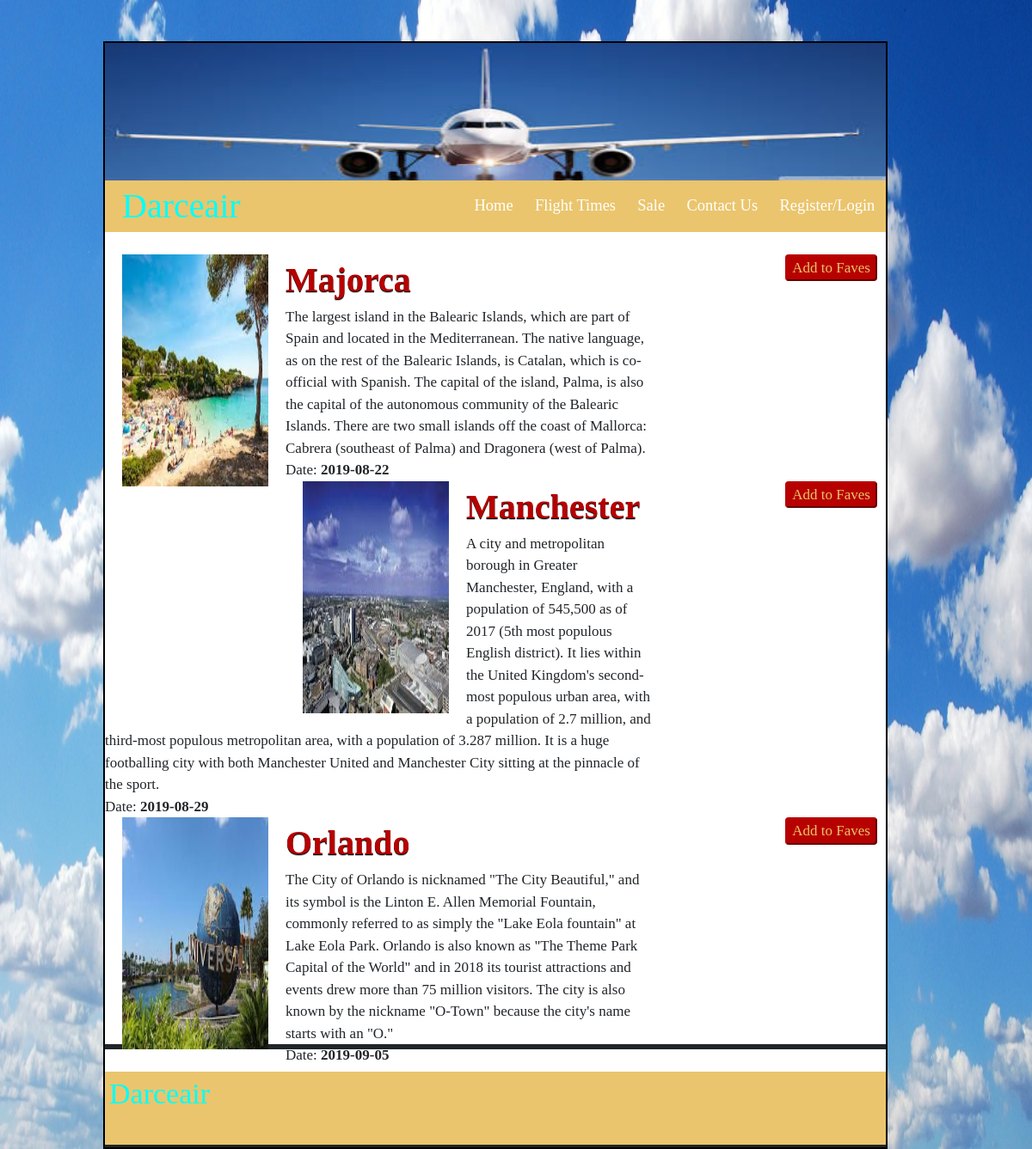
/Web_Dev_Project/darceair/sale.php, run on the app's committed database.
### tables this page shows
CREATE TABLE `sale` (
  `sale_poster` varchar(100) NOT NULL,
  `sale_details` varchar(5000) NOT NULL,
  `sale_length` int(3) NOT NULL,
  `sale_attractions` varchar(5000) NOT NULL,
  `ID` int(2) NOT NULL,
  `sale_title` varchar(50) NOT NULL,
  `sale_date` date NOT NULL
);

### Web_Dev_Project/darceair/sale.php (the view, shortened to what this page needs)
<?php
    include_once 'dbconnect.php';
?>
<html>
<head>
    <link rel="stylesheet" href="./css/stackpath.bootstrapcdn.min.css" >
    <link id="sheet" rel="stylesheet" href="./css/Main.css">
    <link id="sheet" rel="stylesheet" href="./css/sale.css">
</head>
<body>
    <div id="Background">
        <br><br>
        <div id="Main">
            <div id="Top">
                <div class="container">
                    <img src="./images/airplane1.jpg" style="width:100%; height: 160px;">
                </div>
            </div>
            <nav class="navbar sticky-top navbar-expand-xl navbar-default ">
                <div class="navbar-header">
                    <p class="navbar-brand">Darceair</p>
                </div>
                <div class="collapse navbar-collapse" id="navbarNav">
                    <ul class="nav navbar-nav ml-auto">
                        <li id = "first" class="nav-item">
                            <a class="nav-link" href="home.php">&nbsp;Home&nbsp;</a>
                        </li>
                        <li class="nav-item">
                            <?php
        						if(isset($_SESSION["Selected"]) AND isset($_SESSION["DateSelected"]))
        						{
        							echo "<a class='nav-link' href='flight_details.php'>&nbsp;Flight Times&nbsp;</a>";
        						}
        						else
        						{
        							echo "<a class='nav-link' href='flight_times.php'>&nbsp;Flight Times&nbsp;</a>";
        						}
        					?>
                        </li>
                        <li class="nav-item">
                            <a class="nav-link active" href="sale.php">&nbsp;Sale&nbsp;</a>
                        </li>
                        <li class="nav-item">
                            <a class="nav-link" href="contact_us.php">&nbsp;Contact Us&nbsp;</a>
                        </li>
                        <li id = "last" class="nav-item" >
                            <?php
        					if(isset($_SESSION["account"]))
        					{
        						echo "<a class='nav-link' href='login_register.php'>&nbsp;My Account&nbsp;</a>";
        					}
        					else
        					{
        						echo "<a class='nav-link' href='login_register.php'>&nbsp;Register/Login&nbsp;</a>";
        					}
        					?>
                        </li>
                    </ul>
                </div>
            </nav>
            <div id = "middle">
                <?php
                if(isset($_SESSION["account"]))
                {
                    $user = $_SESSION["account"];
                }
                else
                {
                    $user = null;
                }
                $sql = "SELECT * FROM sale";
                $result = mysqli_query($con, $sql);
                if (mysqli_num_rows($result) > 0)
                {
                    while($row = mysqli_fetch_assoc($result))
                    {
                        $id = $row["ID"];
                        echo "<div id = 'flight'><br><div id = 'poster'><img src=".$row['sale_poster']." style= 'width:100%; height: 100%;'></div>";
                        echo "<div id = 'test'>";
                        $sql1 = "SELECT * FROM faves WHERE ID = '$id' AND User = '$user'";
                        $result1 = mysqli_query($con, $sql1);
                            if (mysqli_num_rows($result1) > 0)
                            {
                                echo "<a href= 'faves.php'><input id='button' type='submit' style='cursor: pointer;' value='Go to Faves'></a>";
                            }
                            else
                            {
                                echo "<button id='button' type='button' style='cursor: pointer;' value=".$id." onclick = 'return add(this)'>Add to Faves</button>";
                            }
                        echo "</div>";
                        echo "<div id = 'Title_name'>".$row["sale_title"]."</div>";
                        echo "<div id = 'description'>".$row['sale_details']."</div>";
                        echo "<div id = 'Date'><p>Date: <b>".$row['sale_date']."</b></div>";
                    }
                }
                ?>
            </div>
        </div>
		<br>
		<div id="footer">
			<p align = "left" id = "Darce">Darceair</p>
		</div>
    </div>
</body>
</html>

### Web_Dev_Project/darceair/css/Main.css (style rules this page uses)
#Background { background-image: url("../images/sky.jpg"); background-repeat: no-repeat; background-size: 100% 100%; width: 100%; min-height: 100%; }
#Main { width: 76%; min-height: 76%; margin-left: 10%; margin-right: 10%; background-color: white; font-size: 17px; font-family: Lucida Grande, lucida sans; border: 2px solid black; }
#Top { width: 100%; font-size: larger; background-color: #FFFFFF; }
.navbar-default { background-color:#EAC56D; background-image: none; background-repeat: no-repeat; }
p { margin-bottom: 0; }
.container { width: 100%; height: 160px; color: #EAC56D; padding: 0; margin: 0; max-width: 100%; }
.navbar { padding: 0; }
.navbar-brand { color: #00FFFF; font-size: 40px; font-family: Cookie; text-decoration: none; padding-top:0; padding-bottom:0; margin-left: 20px; }
a:link { text-decoration: none; color: #FFFFFF; }
li { border-right: 1px solid white; }
#first { border-left: 1px solid white; }
#last { border-right: none; }
li a { display: block; color: #FFFFFF; text-align: center; text-decoration: none; font-size: 18.5px; }
.active { color: #00FFFF; }
#Darce { font-family: Cookie; text-decoration: none; color: #00FFFF; background-color: #EAC56D; font-size: 34px; margin-right: 5px; margin-left: 5px; }
#footer { width: 100%; height: 85px; background-color: #EAC56D; }
@media (max-width: 1200px) { #first { border-left: none; } }
@media (max-width: 1200px) { li { border: none; } }

### Web_Dev_Project/darceair/css/sale.css (style rules this page uses)
#flight { border-bottom: solid; width: 100%; }
#poster { width: 170px; height: 270px; border: black; float: left; margin-left: 20px; margin-right: 20px; }
#Title_name { font-size: 40px; font-weight: bold; color: #B70100; text-shadow: 0 1.4px 0 black, 0 2.4px 0 silver; }
#test { float:right; padding-right: 10px; }
#description { width: 70%; }
#Date { float: left; }
#button { background-color: #B70100; border-color: #B70100; border-radius: 4px; color: #EAC56D; }

### data on the page
sale: sale_poster (picture), $id 11 (drawn), sale_title "Majorca", sale_details "The largest island in the Balearic Islands, which are part of Spain and located in the Mediterranean. The native language, as on the rest of the Balearic Islands, is Catalan, which is co-official with Spanish. The capital of the island, Palma, is also the capital of the autonomous community of the Balearic Islands. There are two small islands off the coast of Mallorca: Cabrera (southeast of Palma) and Dragonera (west of Palma).", sale_date "2019-08-22"
sale: sale_poster (picture), $id 12 (drawn), sale_title "Manchester", sale_details "A city and metropolitan borough in Greater Manchester, England, with a population of 545,500 as of 2017 (5th most populous English district). It lies within the United Kingdom's second-most populous urban area, with a population of 2.7 million, and third-most populous metropolitan area, with a population of 3.287 million. It is a huge footballing city with both Manchester United and Manchester City sitting at the pinnacle of the sport.", sale_date "2019-08-29"
sale: sale_poster (picture), $id 13 (drawn), sale_title "Orlando", sale_details "The City of Orlando is nicknamed \"The City Beautiful,\" and its symbol is the Linton E. Allen Memorial Fountain, commonly referred to as simply the \"Lake Eola fountain\" at Lake Eola Park. Orlando is also known as \"The Theme Park Capital of the World\" and in 2018 its tourist attractions and events drew more than 75 million visitors. The city is also known by the nickname \"O-Town\" because the city's name starts with an \"O.\"", sale_date "2019-09-05"
